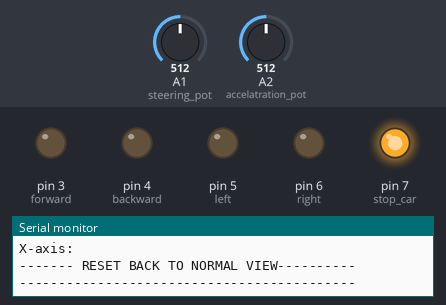
Bench run of a sketch on a simulated Arduino Uno, built with avr-gcc and run on an emulated ATmega328P. Shown: output pins drawn as LEDs (lit = HIGH), the last lines printed to the serial monitor. The inputs (shaded band) are chosen by the test bench; at power-on: A2 (accelatration_pot) = 512, A1 (steering_pot) = 512.

Above: at 3.1 s.
3.2 s: A2 (accelatration_pot) set to 663
6.3 s: A2 (accelatration_pot) set to 690
At 8.0 s:
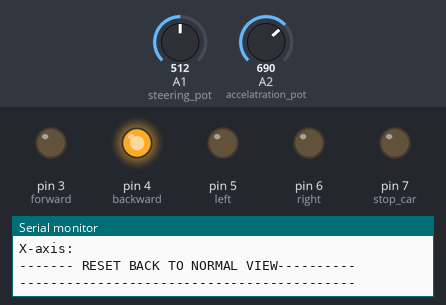
9.4 s: A2 (accelatration_pot) set to 330
At 12.8 s:
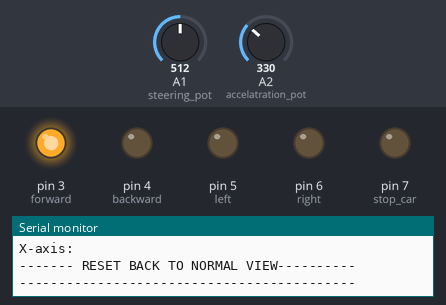
13.3 s: A1 (steering_pot) set to 668
16.4 s: A1 (steering_pot) set to 692
At 19.8 s:
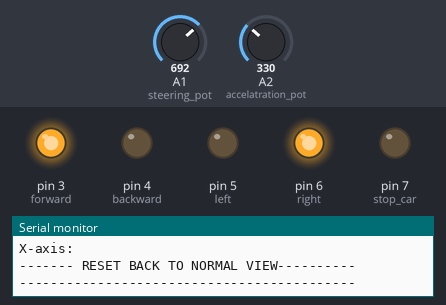
20.3 s: A1 (steering_pot) set to 330
At 22.1 s:
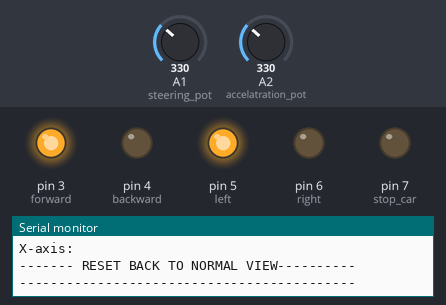
Timing chart, 0 to 23.6 s (numbered marks = the images above; inputs shaded):
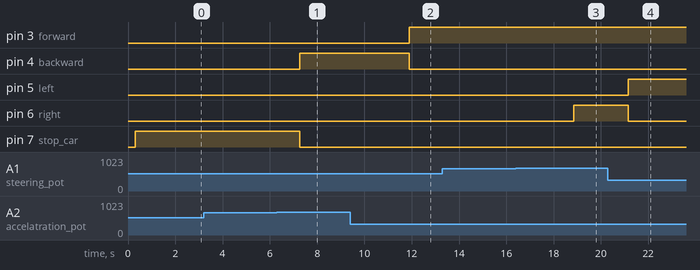

Measured:
- the behaviour switches between 680 and 681 on A2 (accelatration_pot) (found by bisection; images 0 and 1)
- the behaviour switches between 680 and 681 on A1 (steering_pot) (found by bisection; images 2 and 3)
- after the input at 6.3 s, pin 4 (backward): LOW → HIGH after 0.97 s; pin 7 (stop_car): HIGH → LOW after 0.97 s
- after the input at 9.4 s, pin 3 (forward): LOW → HIGH after 2.5 s; pin 4 (backward): HIGH → LOW after 2.5 s
- after the input at 16.4 s, pin 6 (right): LOW → HIGH after 2.4 s
- after the input at 20.3 s, pin 5 (left): LOW → HIGH after 0.86 s; pin 6 (right): HIGH → LOW after 0.86 s

The sketch:

steering_offline_ard_code.ino
```cpp
const int steering_pot=A1;
const int accelatration_pot=A2;
//const int SW_pin = 2; // digital pin connected to switch output
//const int X_pin = 0; // analog pin connected to X output
int forward = 3;
int backward = 4;
int left = 5;
int right = 6;
int stop_car = 7;
//int axis_camera =8;
//int int_sl=3;
//int int_sr=4;
//int int_sf=5;
//int int_af=6;
//int int_ab=7;
//int int_as=8;
//int int_switch=9;
//int int_axisl=10;
//int int_axisr=11;
void setup() {
pinMode(steering_pot,INPUT);
pinMode(accelatration_pot,INPUT);
//pinMode(X_pin,INPUT);
//pinMode(SW_pin, INPUT);
pinMode(forward,OUTPUT);
pinMode(backward,OUTPUT);
pinMode(left,OUTPUT);
pinMode(right,OUTPUT);
pinMode(stop_car,OUTPUT);
//pinMode(int_sl,OUTPUT);
//pinMode(int_sr,OUTPUT);
//pinMode(int_sf,OUTPUT);
//pinMode(int_af,OUTPUT);
//pinMode(int_ab,OUTPUT);
//pinMode(int_as,OUTPUT);
//pinMode(int_switch,OUTPUT);
//pinMode(int_axisl,OUTPUT);
//pinMode(int_axisr,OUTPUT);
//digitalWrite(SW_pin, HIGH);
Serial.begin(9600);
}

void loop() {
    int steering_value = analogRead(steering_pot);
    int steering_mapp_left=(steering_value<340)?1:0;
    int steering_mapp_right=(steering_value>680)?1:0;
    int steering_mapp_forward=(steering_value>340 && steering_value<680)?1:0;
  Serial.println("----------- STEERING VALUES ----------");
  Serial.println(steering_value);
  Serial.print(steering_mapp_left);Serial.print("    : LEFT");Serial.println();
  Serial.print(steering_mapp_right);Serial.print("    : RIGHT");Serial.println();
  Serial.print(steering_mapp_forward);Serial.print("    : FORWARD");Serial.println();
  Serial.println("-------------------------------------------");
    int acc_value = analogRead(accelatration_pot);
    int acc_map_forward=(acc_value<340)?1:0;
    int acc_map_back=(acc_value>680)?1:0;
    int acc_map_stop=(acc_value>340 && acc_value<680)?1:0;
  Serial.println("----------- ACCELARATION VALUES ----------");
  Serial.println(steering_value);
  Serial.print(acc_map_forward);Serial.print("    : FORWARD");Serial.println();
  Serial.print(acc_map_back);Serial.print("    : BACK");Serial.println();
  Serial.print(acc_map_stop);Serial.print("    : STOP");Serial.println();
  Serial.println("-------------------------------------------");
  Serial.println("X-axis: ");
//  int x_axis_value = analogRead(X_pin);
//  int switch_value = digitalRead(SW_pin);
  Serial.println("------- RESET BACK TO NORMAL VIEW----------");
  //Serial.print(switch_value);Serial.print("RESET");
  Serial.println("-------------------------------------------");
  //  int x_axis_map_left = (x_axis_value<495)?1:0;
  //  int x_axis_map_right = (x_axis_value>500)?1:0;
  if(acc_map_forward==1){    // only forward
    digitalWrite(forward,HIGH);
    digitalWrite(left,LOW);
    digitalWrite(right,LOW);
    digitalWrite(backward,LOW);
    digitalWrite(stop_car,LOW);

  }
  if(acc_map_back==1){   //only backward
    digitalWrite(forward,LOW);
    digitalWrite(left,LOW);
    digitalWrite(right,LOW);
    digitalWrite(backward,HIGH);
    digitalWrite(stop_car,LOW);
  }
  if(acc_map_forward==1 && steering_mapp_left==1){
    digitalWrite(forward,HIGH);
    digitalWrite(left,HIGH);
    digitalWrite(right,LOW);
    digitalWrite(backward,LOW);
    digitalWrite(stop_car,LOW);
  }
  if(acc_map_forward==1 && steering_mapp_right==1){
    digitalWrite(right,HIGH);
    digitalWrite(left,LOW);
    digitalWrite(forward,HIGH);
    digitalWrite(backward,LOW);
    digitalWrite(stop_car,LOW);
  }
  if(acc_map_stop==1){
    digitalWrite(stop_car,HIGH);
    digitalWrite(right,LOW);
    digitalWrite(left,LOW);
    digitalWrite(backward,LOW);
    digitalWrite(forward,LOW);
  }

//  digitalWrite(int_sl,steering_mapp_left);
//  digitalWrite(int_sr,steering_mapp_right);
//  digitalWrite(int_sf,steering_mapp_forward);
//  digitalWrite(int_as,acc_map_stop);
//  digitalWrite(int_ab,acc_map_back);
//  digitalWrite(int_af,acc_map_forward);
//  digitalWrite(int_switch,switch_value);
//  digitalWrite(int_axisl,x_axis_map_left);
//  digitalWrite(int_axisr,x_axis_map_right);
//  Serial.print(x_axis_map_left);Serial.print(" ");Serial.print(x_axis_map_right);
delay(2000);


}
```
